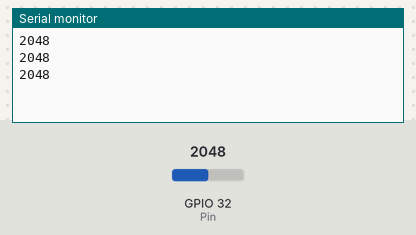
Bench run of a sketch on a simulated ESP32. On the bench: the last lines printed to the serial monitor. Inputs (shaded band) come from the test bench; at power-on: GPIO 32 (Pin) = 2048.

Above: at 1.3 s.
1.4 s: GPIO 32 (Pin) set to 2866
At 1.9 s:
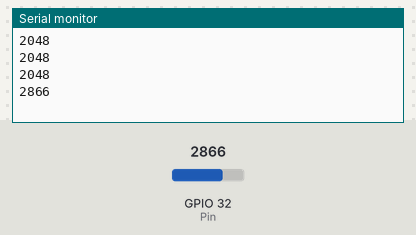
2.9 s: GPIO 32 (Pin) set to 3603
At 3.4 s:
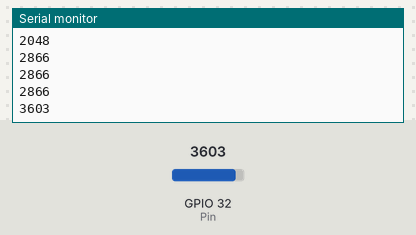
Timing chart, 0 to 5.9 s (numbered marks = the images above; inputs shaded):
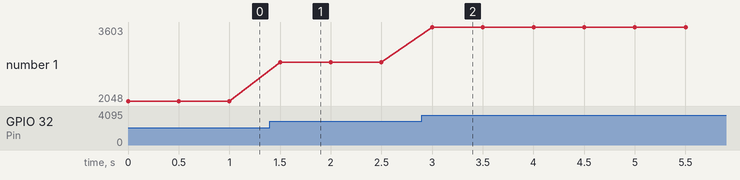

Measured:
- after the input at 1.4 s, the serial monitor: prints a new line after 0.10 s (image 1)
- after the input at 2.9 s, the serial monitor: prints a new line after 0.10 s (image 2)
- plotted number 1: 2048 → 2866 after the input at 1.4 s, 2866 → 3603 after the input at 2.9 s

The sketch:

ZMPT_Sending_Code.ino
```cpp
#define Pin 32

void setup() {

  Serial.begin(115200);

}

void loop() {

  int rawADC = analogRead(32);
  Serial.println(rawADC);

  delay(500);

}
```
